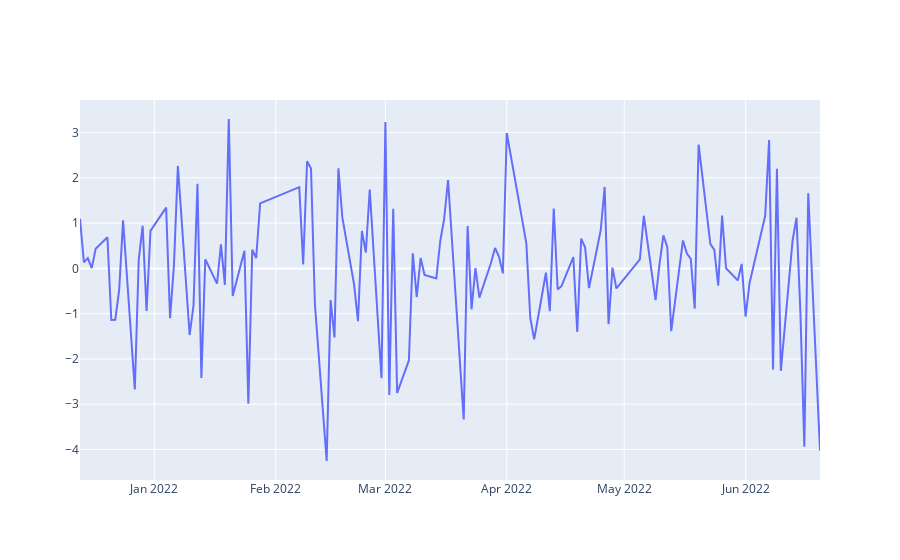

This figure's notebook cell:
### Markdown cell above
# stk pre status

### Code cell
# df_history_return = w.wsd("128111.SZ,002738.SZ,128095.SZ,002812.SZ,113626.SH,603596.SH,123092.SZ,300332.SZ",
#  "pct_chg", f"{status_begin_date}", f"{status_end_date}", "",usedf=True)[1]
df_history_return = w.wsd("123057.SZ, 300586.SZ, 123067.SZ, 300382.SZ, 128106.SZ, 002840.SZ",
 "pct_chg", f"{status_begin_date}", f"{status_end_date}", "",usedf=True)[1]
# '123057.SZ','300586.SZ',
#     '123067.SZ','300382.SZ',
#     '128106.SZ','002840.SZ',


df_pair_history_return = df_history_return[cbond_pair]
df_pair_history_return['diff'] = df_pair_history_return[cbond_pair[0]] - df_pair_history_return[cbond_pair[1]]
# df_pair_history_return['diff'].plot()

import warnings
warnings.filterwarnings("ignore")


#plotly 画图代码模板
import plotly.graph_objects as go
fig = go.Figure(data=[
    go.Scatter(name='diff', x=df_pair_history_return.index, y=df_pair_history_return['diff']),
])
fig.show()

# df_stk_pre_return = w.wsd("128111.SZ,002738.SZ,128095.SZ,002812.SZ,113626.SH,603596.SH,123092.SZ,300332.SZ", 
# "pct_chg", f"{status_begin_date}", f"{status_end_date}", "",usedf=True)[1]

df_stk_pre_return = w.wsd("123057.SZ, 300586.SZ, 123067.SZ, 300382.SZ, 128106.SZ, 002840.SZ",
 "pct_chg", f"{status_begin_date}", f"{status_end_date}", "",usedf=True)[1]

df_stk_pre_return = df_stk_pre_return.reset_index()
df_stk_pre_return['index'] = df_stk_pre_return['index'].apply(str)
df_stk_pre_return = df_stk_pre_return.set_index('index')

# df_stk_pre_trade_status = w.wsd("002812.SZ,603596.SH,300332.SZ,002738.SZ", 
# "trade_status", f"{status_begin_date}", f"{status_end_date}", "",usedf=True)[1]
df_stk_pre_trade_status = w.wsd("300586.SZ,300382.SZ,002840.SZ", 
"trade_status", f"{status_begin_date}", f"{status_end_date}", "",usedf=True)[1]
df_stk_pre_trade_status = df_stk_pre_trade_status.reset_index()
df_stk_pre_trade_status['index'] = df_stk_pre_trade_status['index'].apply(str)
df_stk_pre_trade_status = df_stk_pre_trade_status.set_index('index')
